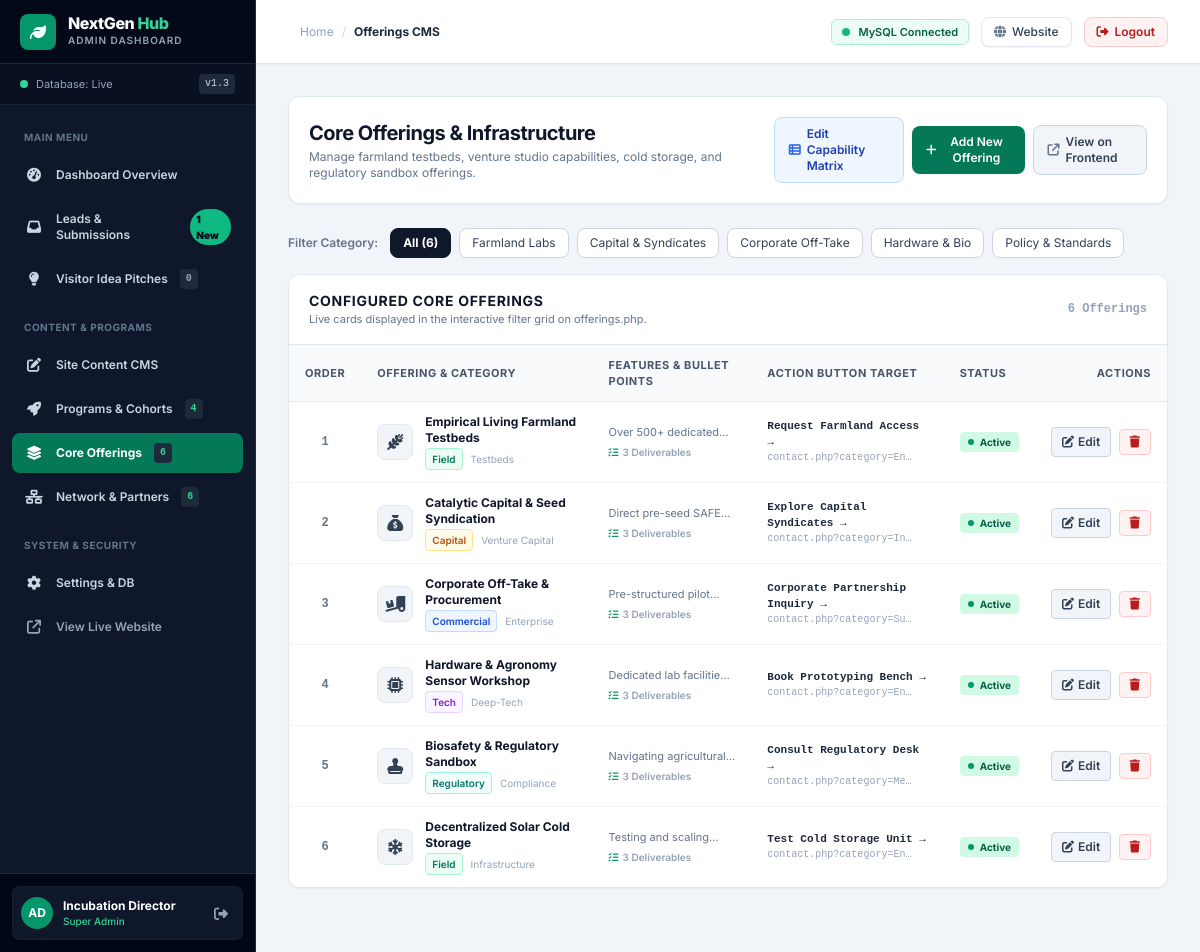
Screenshot of /admin/offerings.php (signed in) with the database file from the repository.
### tables this page shows
CREATE TABLE IF NOT EXISTS `offerings` (
    `id` INT UNSIGNED AUTO_INCREMENT PRIMARY KEY,
    `title` VARCHAR(150) NOT NULL,
    `category` ENUM('field', 'capital', 'commercial', 'tech', 'regulatory') NOT NULL DEFAULT 'field',
    `badge` VARCHAR(50) DEFAULT 'Testbeds',
    `icon` VARCHAR(50) DEFAULT 'fa-wheat-awn',
    `description` TEXT NOT NULL,
    `features` TEXT DEFAULT NULL,
    `button_text` VARCHAR(100) DEFAULT 'Request Farmland Access →',
    `button_url` VARCHAR(255) DEFAULT 'contact.php?category=Entrepreneur',
    `sort_order` INT DEFAULT 0,
    `status` ENUM('Active', 'Draft') DEFAULT 'Active',
    `created_at` TIMESTAMP DEFAULT CURRENT_TIMESTAMP,
    `updated_at` TIMESTAMP DEFAULT CURRENT_TIMESTAMP ON UPDATE CURRENT_TIMESTAMP,
    INDEX `idx_category` (`category`),
    INDEX `idx_status` (`status`)
);

### includes/db.php (called while the page is built, shortened)
<?php
function getDbConnection() {
    static $pdo = null;
    if ($pdo !== null) {
        return $pdo;
    }
    $options = [
        PDO::ATTR_ERRMODE            => PDO::ERRMODE_EXCEPTION,
        PDO::ATTR_DEFAULT_FETCH_MODE => PDO::FETCH_ASSOC,
        PDO::ATTR_EMULATE_PREPARES   => false,
        PDO::ATTR_TIMEOUT            => 2,
    ];
    $dsn = "mysql:host=" . DB_HOST . ";port=" . DB_PORT . ";dbname=" . DB_NAME . ";charset=utf8mb4";
    try {
        $pdo = new PDO($dsn, DB_USER, DB_PASS, $options);
        return $pdo;
    } catch (PDOException $e) {
        error_log("Primary DB connection attempt failed (" . DB_HOST . "): " . $e->getMessage());
    }
    return null;
}
function getOfferings($activeOnly = false) {
    $pdo = getDbConnection();
    if ($pdo !== null) {
        try {
            $sql = "SELECT * FROM offerings";
            $sql .= " ORDER BY sort_order ASC, id ASC";
            $stmt = $pdo->query($sql);
            $results = $stmt->fetchAll();
            if (!empty($results)) {
                return $results;
            }
        } catch (PDOException $e) {
            error_log("Failed to fetch offerings from MySQL: " . $e->getMessage());
        }
    }
    $offerings = getOfferingsFromFallbackFile();
    return array_values($offerings);
}

### admin/offerings.php (the view, shortened to what this page needs)
<?php
require_once __DIR__ . '/auth.php';
$categoryFilter = $_GET['category'] ?? '';
$offerings = getOfferings(false);
?>
<div class="max-w-6xl">
    <div class="mb-6 bg-white p-5 rounded-xl border border-slate-200 shadow-sm flex flex-col sm:flex-row sm:items-center justify-between gap-4">
        <div>
            <h1 class="text-xl font-bold text-slate-900 tracking-tight">Core Offerings & Infrastructure</h1>
            <p class="text-xs text-slate-500 mt-0.5">Manage farmland testbeds, venture studio capabilities, cold storage, and regulatory sandbox offerings.</p>
        </div>
        <div class="flex items-center space-x-2">
            <a href="content.php?tab=offerings#matrix-cms" class="inline-flex items-center px-3.5 py-2 rounded-lg bg-blue-50 hover:bg-blue-100 text-blue-800 text-xs font-semibold border border-blue-200 transition">
                <i class="fa-solid fa-table-list mr-1.5 text-blue-600"></i> Edit Capability Matrix
            </a>
            <button type="button" id="toggle-form-btn" class="inline-flex items-center px-3.5 py-2 rounded-lg bg-emerald-700 hover:bg-emerald-800 text-white text-xs font-semibold shadow-sm transition">
                <i class="fa-solid fa-plus mr-1.5"></i> Add New Offering
            </button>
            <a href="../offerings.php" target="_blank" class="inline-flex items-center px-3.5 py-2 rounded-lg bg-slate-100 hover:bg-slate-200 text-slate-700 text-xs font-semibold border border-slate-300 transition">
                <i class="fa-solid fa-arrow-up-right-from-square mr-1.5 text-slate-500"></i> View on Frontend
            </a>
        </div>
    </div>
    <div class="mb-4 flex flex-wrap items-center gap-2 text-xs">
        <span class="text-slate-500 font-semibold mr-1">Filter Category:</span>
        <a href="offerings.php" class="px-3 py-1.5 rounded-lg border <?= empty($categoryFilter) ? 'bg-slate-900 text-white border-slate-900 font-bold' : 'bg-white text-slate-700 border-slate-300 hover:bg-slate-50' ?> transition">
            All (<?= count(getOfferings(false)) ?>)
        </a>
        <a href="offerings.php?category=field" class="px-3 py-1.5 rounded-lg border <?= $categoryFilter === 'field' ? 'bg-emerald-700 text-white border-emerald-700 font-bold' : 'bg-white text-slate-700 border-slate-300 hover:bg-slate-50' ?> transition">
            Farmland Labs
        </a>
        <a href="offerings.php?category=capital" class="px-3 py-1.5 rounded-lg border <?= $categoryFilter === 'capital' ? 'bg-amber-600 text-white border-amber-600 font-bold' : 'bg-white text-slate-700 border-slate-300 hover:bg-slate-50' ?> transition">
            Capital & Syndicates
        </a>
        <a href="offerings.php?category=commercial" class="px-3 py-1.5 rounded-lg border <?= $categoryFilter === 'commercial' ? 'bg-blue-600 text-white border-blue-600 font-bold' : 'bg-white text-slate-700 border-slate-300 hover:bg-slate-50' ?> transition">
            Corporate Off-Take
        </a>
        <a href="offerings.php?category=tech" class="px-3 py-1.5 rounded-lg border <?= $categoryFilter === 'tech' ? 'bg-purple-600 text-white border-purple-600 font-bold' : 'bg-white text-slate-700 border-slate-300 hover:bg-slate-50' ?> transition">
            Hardware & Bio
        </a>
        <a href="offerings.php?category=regulatory" class="px-3 py-1.5 rounded-lg border <?= $categoryFilter === 'regulatory' ? 'bg-emerald-800 text-white border-emerald-800 font-bold' : 'bg-white text-slate-700 border-slate-300 hover:bg-slate-50' ?> transition">
            Policy & Standards
        </a>
    </div>
    <div class="bg-white rounded-xl border border-slate-200 shadow-sm overflow-hidden mb-8">
        <div class="px-5 py-4 border-b border-slate-200 flex items-center justify-between">
            <div>
                <h2 class="text-sm font-bold text-slate-900 uppercase tracking-wider">Configured Core Offerings</h2>
                <p class="text-[11px] text-slate-500">Live cards displayed in the interactive filter grid on offerings.php.</p>
            </div>
            <span class="text-xs font-mono font-bold text-slate-400"><?= count($offerings) ?> Offerings</span>
        </div>
        <div class="overflow-x-auto">
            <table class="w-full text-left text-xs border-collapse">
                <thead class="bg-slate-50 text-slate-600 uppercase font-bold text-[11px] tracking-wider border-b border-slate-200">
                    <tr>
                        <th class="px-4 py-3 text-center">Order</th>
                        <th class="px-4 py-3">Offering & Category</th>
                        <th class="px-4 py-3">Features & Bullet Points</th>
                        <th class="px-4 py-3">Action Button Target</th>
                        <th class="px-4 py-3">Status</th>
                        <th class="px-4 py-3 text-right">Actions</th>
                    </tr>
                </thead>
                <tbody class="divide-y divide-slate-100 bg-white">
                    <?php if (empty($offerings)): ?>
                        <tr>
                            <td colspan="6" class="px-4 py-8 text-center text-slate-400">
                                <i class="fa-solid fa-layer-group text-3xl mb-2 text-slate-300 block"></i>
                                No core offerings found in this category. Click "Add New Offering" above to add one.
                            </td>
                        </tr>
                    <?php else: ?>
                        <?php foreach ($offerings as $off):
                            $featureList = array_filter(array_map('trim', explode("\n", $off['features'] ?? '')));
                            $catBadge = match ($off['category'] ?? '') {
                                'field' => 'bg-emerald-50 text-emerald-700 border-emerald-200',
                                'capital' => 'bg-amber-50 text-amber-700 border-amber-200',
                                'commercial' => 'bg-blue-50 text-blue-700 border-blue-200',
                                'tech' => 'bg-purple-50 text-purple-700 border-purple-200',
                                'regulatory' => 'bg-teal-50 text-teal-700 border-teal-200',
                                default => 'bg-slate-50 text-slate-700 border-slate-200'
                            };
                        ?>
                            <tr class="hover:bg-slate-50/70 transition">
                                <td class="px-4 py-3 text-center font-mono font-bold text-slate-500">
                                    <?= htmlspecialchars($off['sort_order']) ?>
                                </td>
                                <td class="px-4 py-3">
                                    <div class="flex items-center space-x-3">
                                        <div class="w-9 h-9 rounded-lg bg-slate-100 text-slate-700 flex items-center justify-center text-base shrink-0 border border-slate-200">
                                            <i class="fa-solid <?= htmlspecialchars($off['icon'] ?? 'fa-wheat-awn') ?>"></i>
                                        </div>
                                        <div>
                                            <strong class="text-slate-900 block font-bold text-xs"><?= htmlspecialchars($off['title']) ?></strong>
                                            <div class="flex items-center space-x-2 mt-0.5">
                                                <span class="inline-block px-1.5 py-0.5 rounded text-[10px] font-semibold border <?= $catBadge ?>">
                                                    <?= htmlspecialchars(ucfirst($off['category'] ?? 'field')) ?>
                                                </span>
                                                <span class="text-[10px] text-slate-400"><?= htmlspecialchars($off['badge'] ?? '') ?></span>
                                            </div>
                                        </div>
                                    </div>
                                </td>
                                <td class="px-4 py-3 max-w-xs">
                                    <p class="text-[11px] text-slate-500 line-clamp-1 mb-1"><?= htmlspecialchars($off['description']) ?></p>
                                    <span class="text-[10px] font-semibold text-slate-400 flex items-center">
                                        <i class="fa-solid fa-list-check mr-1 text-emerald-600"></i> <?= count($featureList) ?> Deliverables
                                    </span>
                                </td>
                                <td class="px-4 py-3 text-slate-600 font-mono text-[11px]">
                                    <span class="block font-semibold text-slate-800"><?= htmlspecialchars($off['button_text']) ?></span>
                                    <span class="block text-slate-400 text-[10px] truncate max-w-[150px]"><?= htmlspecialchars($off['button_url']) ?></span>
                                </td>
                                <td class="px-4 py-3">
                                    <?php if (($off['status'] ?? '') === 'Active'): ?>
                                        <span class="inline-flex items-center px-2 py-0.5 rounded text-[10px] font-bold bg-emerald-100 text-emerald-800">
                                            <span class="w-1.5 h-1.5 rounded-full bg-emerald-600 mr-1.5"></span> Active
                                        </span>
                                    <?php else: ?>
                                        <span class="inline-flex items-center px-2 py-0.5 rounded text-[10px] font-bold bg-slate-100 text-slate-700">
                                            Draft
                                        </span>
                                    <?php endif; ?>
                                </td>
                                <td class="px-4 py-3 text-right space-x-1 whitespace-nowrap">
                                    <a href="offerings.php?edit_id=<?= $off['id'] ?>" class="inline-flex items-center px-2.5 py-1.5 bg-slate-100 hover:bg-slate-200 text-slate-700 rounded border border-slate-300 font-semibold transition" title="Edit Offering">
                                        <i class="fa-solid fa-pen-to-square mr-1"></i> Edit
                                    </a>
                                    <a href="offerings.php?delete_id=<?= $off['id'] ?>" onclick="return confirm('Are you sure you want to delete this core offering?');" class="inline-flex items-center px-2.5 py-1.5 bg-red-50 hover:bg-red-100 text-red-700 rounded border border-red-200 font-semibold transition" title="Delete Offering">
                                        <i class="fa-solid fa-trash"></i>
                                    </a>
                                </td>
                            </tr>
                        <?php endforeach; ?>
                    <?php endif; ?>
                </tbody>
            </table>
        </div>
    </div>
</div>

### admin/auth.php (style rules this page uses)
body { font-family: 'Inter', system-ui, sans-serif; }

### rows the page displays
offerings: sort_order "1", title "Empirical Living Farmland Testbeds", category "Field", badge "Testbeds", description "Over 500+…", features "3", button_text "Request Farmland Access →", button_url "contact.php?category=En…", status "Active" (drawn)
offerings: sort_order "2", title "Catalytic Capital & Seed Syndication", category "Capital", badge "Venture Capital", description "Direct pre-seed…", features "3", button_text "Explore Capital Syndicates →", button_url "contact.php?category=In…", status "Active" (drawn)
offerings: sort_order "3", title "Corporate Off-Take & Procurement", category "Commercial", badge "Enterprise", description "Pre-structured…", features "3", button_text "Corporate Partnership Inquiry →", button_url "contact.php?category=Su…", status "Active" (drawn)
offerings: sort_order "4", title "Hardware & Agronomy Sensor Workshop", category "Tech", badge "Deep-Tech", description "Dedicated lab…", features "3", button_text "Book Prototyping Bench →", button_url "contact.php?category=En…", status "Active" (drawn)
offerings: sort_order "5", title "Biosafety & Regulatory Sandbox", category "Regulatory", badge "Compliance", description "Navigating…", features "3", button_text "Consult Regulatory Desk →", button_url "contact.php?category=Me…", status "Active" (drawn)
offerings: sort_order "6", title "Decentralized Solar Cold Storage", category "Field", badge "Infrastructure", description "Testing and…", features "3", button_text "Test Cold Storage Unit →", button_url "contact.php?category=En…", status "Active" (drawn)

### other values shown
$stats['new'] "1"
$stats['total_ideas'] "0"
$stats['total_programs'] "4"
$stats['total_offerings'] "6"
$stats['total_partners'] "6"
substr($admin['username'], 0, 2) "AD"
$admin['full_name'] "Incubation Director"
$admin['role'] "Super Admin"
$breadcrumb "Offerings CMS"
count(getOfferings(false)) "6"
count($offerings) "6"
